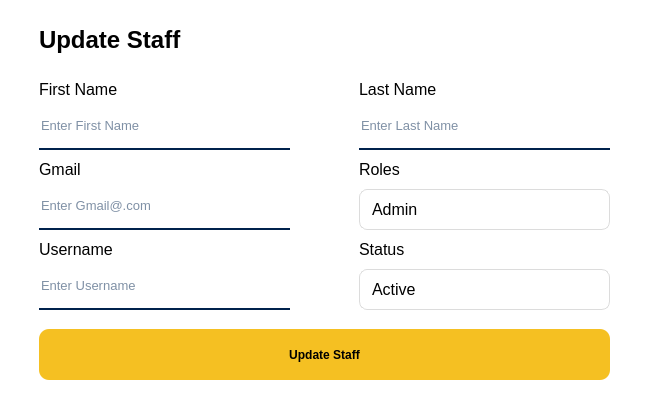
<?xml version="1.0" encoding="UTF-8"?>
<ui version="4.0">
 <class>MainWindow</class>
 <widget class="QMainWindow" name="MainWindow">
  <property name="geometry">
   <rect>
    <x>0</x>
    <y>0</y>
    <width>654</width>
    <height>406</height>
   </rect>
  </property>
  <property name="windowTitle">
   <string>MainWindow</string>
  </property>
  <property name="styleSheet">
   <string notr="true">background-color: white;</string>
  </property>
  <widget class="QWidget" name="centralwidget">
   <layout class="QGridLayout" name="gridLayout">
    <item row="0" column="0">
     <widget class="QWidget" name="widget" native="true">
      <widget class="QLabel" name="label_11">
       <property name="geometry">
        <rect>
         <x>350</x>
         <y>230</y>
         <width>111</width>
         <height>21</height>
        </rect>
       </property>
       <property name="font">
        <font>
         <family>Arial</family>
         <pointsize>12</pointsize>
        </font>
       </property>
       <property name="styleSheet">
        <string notr="true">QLabel {
    color: black;
	border: none;
}</string>
       </property>
       <property name="text">
        <string>Status</string>
       </property>
      </widget>
      <widget class="QLineEdit" name="txtFname">
       <property name="geometry">
        <rect>
         <x>30</x>
         <y>100</y>
         <width>251</width>
         <height>41</height>
        </rect>
       </property>
       <property name="font">
        <font>
         <pointsize>10</pointsize>
        </font>
       </property>
       <property name="styleSheet">
        <string notr="true">background-color: rgb(255,255,255);
border: none;
border-bottom: 2px solid #00224c;
color: #00224c;
padding-bottom: 7px;</string>
       </property>
       <property name="placeholderText">
        <string>Enter First Name</string>
       </property>
      </widget>
      <widget class="QLabel" name="label_6">
       <property name="geometry">
        <rect>
         <x>350</x>
         <y>70</y>
         <width>111</width>
         <height>21</height>
        </rect>
       </property>
       <property name="font">
        <font>
         <family>Arial</family>
         <pointsize>12</pointsize>
        </font>
       </property>
       <property name="styleSheet">
        <string notr="true">QLabel {
    color: black;
	border: none;
}</string>
       </property>
       <property name="text">
        <string>Last Name</string>
       </property>
      </widget>
      <widget class="QLabel" name="label">
       <property name="geometry">
        <rect>
         <x>30</x>
         <y>10</y>
         <width>221</width>
         <height>41</height>
        </rect>
       </property>
       <property name="font">
        <font>
         <pointsize>18</pointsize>
         <weight>75</weight>
         <bold>true</bold>
        </font>
       </property>
       <property name="text">
        <string>Update Staff</string>
       </property>
      </widget>
      <widget class="QComboBox" name="cbStatus">
       <property name="geometry">
        <rect>
         <x>350</x>
         <y>260</y>
         <width>251</width>
         <height>41</height>
        </rect>
       </property>
       <property name="font">
        <font>
         <pointsize>-1</pointsize>
        </font>
       </property>
       <property name="styleSheet">
        <string notr="true">QComboBox {
    background-color: white;
    border: 1px solid #dcdcdc;
    border-radius: 8px;
    padding: 8px 12px;
    color: #00224C;
    font-size: 16px;  /* 🔥 bigger text */
}

QComboBox:hover {
    border: 1px solid #bfbfbf;
}

QComboBox:focus {
    border: 2px solid rgb(245, 192, 34);
}

QComboBox::drop-down {
    border: none;
    width: 30px;  /* slightly bigger */
}

QComboBox::down-arrow {
    image: none;
    border-left: 6px solid transparent;
    border-right: 6px solid transparent;
    border-top: 7px solid #555;
    margin-right: 10px;
}

QComboBox QAbstractItemView {
    background-color: white;
    border: 1px solid #dcdcdc;
    selection-background-color: rgb(245, 192, 34);
    selection-color: black;
    font-size: 20px; /* dropdown text size */
}
QComboBox, QComboBox * {
    color: black;
}</string>
       </property>
       <property name="currentText">
        <string>Active</string>
       </property>
       <item>
        <property name="text">
         <string>Active</string>
        </property>
       </item>
       <item>
        <property name="text">
         <string>Inactive</string>
        </property>
       </item>
      </widget>
      <widget class="QLabel" name="label_4">
       <property name="geometry">
        <rect>
         <x>30</x>
         <y>70</y>
         <width>111</width>
         <height>21</height>
        </rect>
       </property>
       <property name="font">
        <font>
         <family>Arial</family>
         <pointsize>12</pointsize>
        </font>
       </property>
       <property name="styleSheet">
        <string notr="true">QLabel {
    color: black;
	border: none;
}</string>
       </property>
       <property name="text">
        <string>First Name</string>
       </property>
      </widget>
      <widget class="QLineEdit" name="txtGmail">
       <property name="geometry">
        <rect>
         <x>30</x>
         <y>180</y>
         <width>251</width>
         <height>41</height>
        </rect>
       </property>
       <property name="font">
        <font>
         <pointsize>10</pointsize>
        </font>
       </property>
       <property name="styleSheet">
        <string notr="true">background-color: rgb(255,255,255);
border: none;
border-bottom: 2px solid #00224c;
color: #00224c;
padding-bottom: 7px;</string>
       </property>
       <property name="text">
        <string/>
       </property>
       <property name="placeholderText">
        <string>Enter Gmail@.com</string>
       </property>
      </widget>
      <widget class="QLineEdit" name="txtLname">
       <property name="geometry">
        <rect>
         <x>350</x>
         <y>100</y>
         <width>251</width>
         <height>41</height>
        </rect>
       </property>
       <property name="font">
        <font>
         <pointsize>10</pointsize>
        </font>
       </property>
       <property name="styleSheet">
        <string notr="true">background-color: rgb(255,255,255);
border: none;
border-bottom: 2px solid #00224c;
color: #00224c;
padding-bottom: 7px;</string>
       </property>
       <property name="placeholderText">
        <string>Enter Last Name</string>
       </property>
      </widget>
      <widget class="QLabel" name="label_7">
       <property name="geometry">
        <rect>
         <x>30</x>
         <y>150</y>
         <width>111</width>
         <height>21</height>
        </rect>
       </property>
       <property name="font">
        <font>
         <family>Arial</family>
         <pointsize>12</pointsize>
        </font>
       </property>
       <property name="styleSheet">
        <string notr="true">QLabel {
    color: black;
	border: none;
}</string>
       </property>
       <property name="text">
        <string>Gmail</string>
       </property>
      </widget>
      <widget class="QLabel" name="label_12">
       <property name="geometry">
        <rect>
         <x>350</x>
         <y>150</y>
         <width>111</width>
         <height>21</height>
        </rect>
       </property>
       <property name="font">
        <font>
         <family>Arial</family>
         <pointsize>12</pointsize>
        </font>
       </property>
       <property name="styleSheet">
        <string notr="true">QLabel {
    color: black;
	border: none;
}</string>
       </property>
       <property name="text">
        <string>Roles</string>
       </property>
      </widget>
      <widget class="QComboBox" name="cbRole">
       <property name="geometry">
        <rect>
         <x>350</x>
         <y>180</y>
         <width>251</width>
         <height>41</height>
        </rect>
       </property>
       <property name="font">
        <font>
         <pointsize>-1</pointsize>
        </font>
       </property>
       <property name="styleSheet">
        <string notr="true">QComboBox {
    background-color: white;
    border: 1px solid #dcdcdc;
    border-radius: 8px;
    padding: 8px 12px;
    color: #00224C;
    font-size: 16px;  /* 🔥 bigger text */
}

QComboBox:hover {
    border: 1px solid #bfbfbf;
}

QComboBox:focus {
    border: 2px solid rgb(245, 192, 34);
}

QComboBox::drop-down {
    border: none;
    width: 30px;  /* slightly bigger */
}

QComboBox::down-arrow {
    image: none;
    border-left: 6px solid transparent;
    border-right: 6px solid transparent;
    border-top: 7px solid #555;
    margin-right: 10px;
}

QComboBox QAbstractItemView {
    background-color: white;
    border: 1px solid #dcdcdc;
    selection-background-color: rgb(245, 192, 34);
    selection-color: black;
    font-size: 20px; /* dropdown text size */
}
QComboBox, QComboBox * {
    color: black;
}</string>
       </property>
       <property name="currentText">
        <string>Admin</string>
       </property>
       <item>
        <property name="text">
         <string>Admin</string>
        </property>
       </item>
       <item>
        <property name="text">
         <string>Front Desk</string>
        </property>
       </item>
      </widget>
      <widget class="QLineEdit" name="txtUsername">
       <property name="geometry">
        <rect>
         <x>30</x>
         <y>260</y>
         <width>251</width>
         <height>41</height>
        </rect>
       </property>
       <property name="font">
        <font>
         <pointsize>10</pointsize>
        </font>
       </property>
       <property name="styleSheet">
        <string notr="true">background-color: rgb(255,255,255);
border: none;
border-bottom: 2px solid #00224c;
color: #00224c;
padding-bottom: 7px;</string>
       </property>
       <property name="text">
        <string/>
       </property>
       <property name="placeholderText">
        <string>Enter Username</string>
       </property>
      </widget>
      <widget class="QLabel" name="label_8">
       <property name="geometry">
        <rect>
         <x>30</x>
         <y>230</y>
         <width>111</width>
         <height>21</height>
        </rect>
       </property>
       <property name="font">
        <font>
         <family>Arial</family>
         <pointsize>12</pointsize>
        </font>
       </property>
       <property name="styleSheet">
        <string notr="true">QLabel {
    color: black;
	border: none;
}</string>
       </property>
       <property name="text">
        <string>Username</string>
       </property>
      </widget>
      <widget class="QPushButton" name="btnUpdateStaff">
       <property name="geometry">
        <rect>
         <x>30</x>
         <y>320</y>
         <width>571</width>
         <height>51</height>
        </rect>
       </property>
       <property name="styleSheet">
        <string notr="true">QPushButton {
    background-color: rgb(245, 192, 34);
    color: black;
    border: none;
    border-radius: 10px;
    padding: 10px;
    font-weight: bold;
}

QPushButton:hover {
    background-color: rgb(255, 210, 60);
}

QPushButton:pressed {
    background-color: rgb(200, 150, 10);
}

QPushButton:checked {
    background-color: rgb(200, 150, 10);
}</string>
       </property>
       <property name="text">
        <string>Update Staff</string>
       </property>
      </widget>
     </widget>
    </item>
   </layout>
  </widget>
 </widget>
 <resources/>
 <connections/>
</ui>
